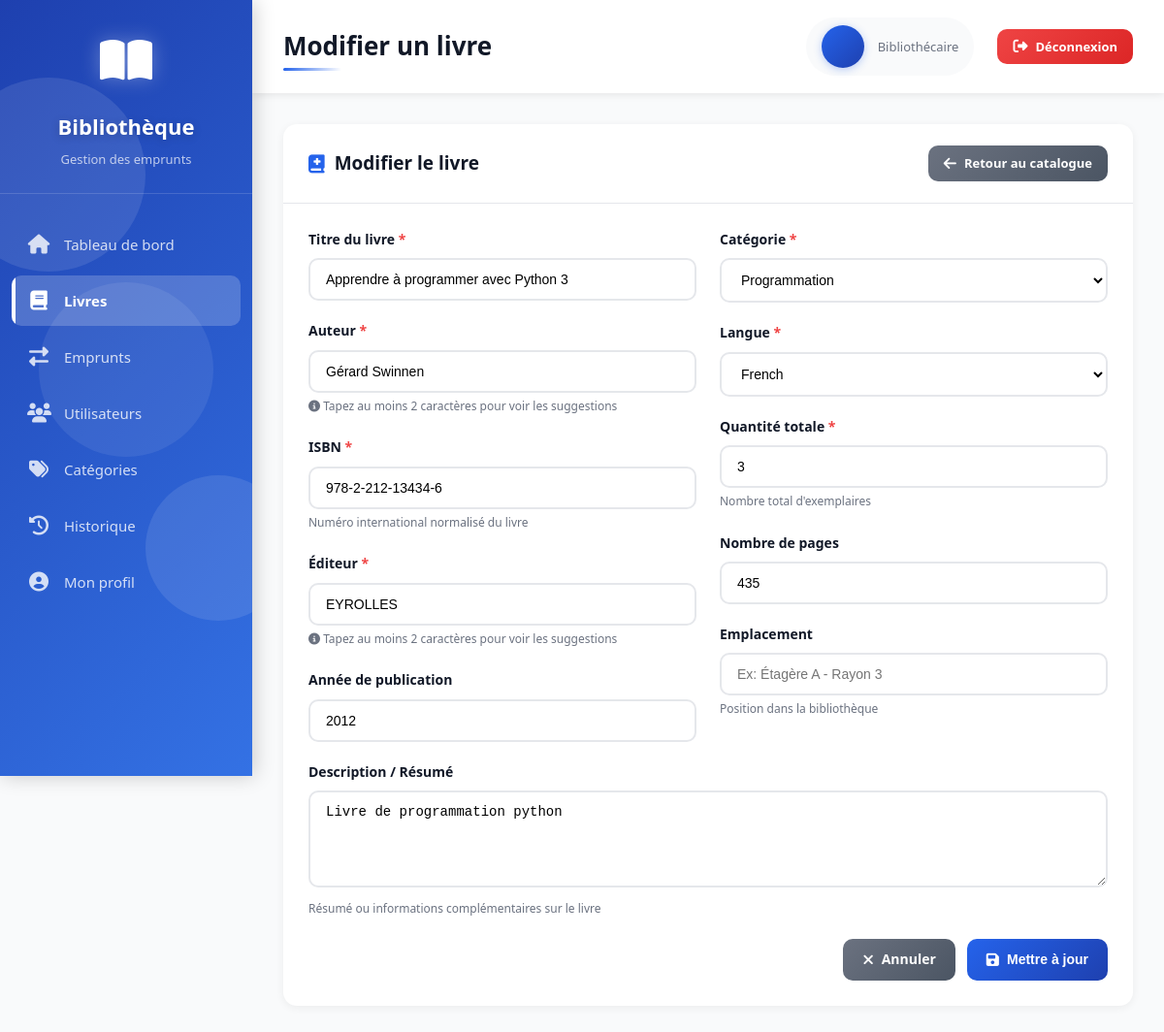
/books/edit/1/ (signed in), run on the app's committed database.
### books/models.py (models this page shows, shortened)
class Livre(models.Model):
    isbn = models.CharField(max_length=10, null=False)
    titre = models.CharField(max_length=100, null=False)
    langue = models.CharField(max_length=2, choices=LANGUAGES_CHOICES)
    quantite = models.SmallIntegerField(default=1)
    nbre_pages = models.SmallIntegerField()
    annee_publication = models.IntegerField(
        validators=[
            MinValueValidator(1400),          # éviter les années aberrantes
            MaxValueValidator(current_year)   # pas de date dans le futur
        ],
        null=True,
        blank=True
    )
    emplacement = models.CharField(max_length=200,null=True,blank=True)
    resume = models.TextField(null=True,blank=True)
    editeur = models.ForeignKey(Editeur,on_delete=models.CASCADE)
    auteur = models.ForeignKey(Auteur,on_delete=models.CASCADE)
    categorie = models.ForeignKey(Categorie,on_delete=models.CASCADE)

class Auteur(models.Model):
    nom_complet = models.CharField(max_length=150,null=False)
    dateNaiss = models.DateField(null=True, default=None)

class Editeur(models.Model):
    nom = models.CharField(max_length=200,null=False)

class Categorie(models.Model):
    nom = models.CharField(max_length=40,null=False)
    description = models.TextField()
    icone = models.CharField(max_length=50, choices=ICONE_CHOICES)
    couleur = models.CharField(max_length=10, null=False)
    slug_url = models.SlugField(max_length=100, blank=True, unique=True)
    is_active = models.BooleanField(default=True)

### app/views.py (the view, shortened to what this page needs)
# urls.py: path("books/edit/<int:pk>/", views.books_form, name="books_edit"),
@login_required(login_url='signin')
def books_form(request, pk=None):
    book = None
    if pk:
        book = get_object_or_404(Livre, pk=pk)
    categories_active = Categorie.objects.filter(is_active=True)
    return render(request, 'books_form.html', {
        'book': book,
        'categories': categories_active,
        'languages': LANGUAGES_CHOICES
    })

### templates/books_form.html (shortened to what this page needs)
{% extends 'base.html' %}
{% block page_title %}{% if book %}Modifier{% else %}Ajouter{% endif %} un livre{% endblock %}
{% block content %}
<div class="card">
    <div class="card-header">
        <h3>
            <i class="fas fa-book-{% if book %}medical{% else %}plus{% endif %}"></i>
            {% if book %}Modifier le livre{% else %}Nouveau livre{% endif %}
        </h3>
        <a href="{% url 'books_list' %}" class="btn btn-secondary btn-sm">
            <i class="fas fa-arrow-left"></i>
            Retour au catalogue
        </a>
    </div>
    <div class="card-body">
        <form method="post" id="bookForm">
            <div style="display: grid; grid-template-columns: 1fr 1fr; gap: 24px;">
                <div>
                    <div class="form-group">
                        <label for="title">
                            Titre du livre <span class="required">*</span>
                        </label>
                        <input
                            type="text"
                            id="title"
                            name="title"
                            value="{{ book.titre }}"
                            placeholder="Ex: Le Petit Prince"
                            required
                        >
                    </div>
                    <div class="form-group">
                        <label for="author">
                            Auteur <span class="required">*</span>
                        </label>
                        <div class="autocomplete-wrapper">
                            <input
                                type="text"
                                id="author"
                                name="author"
                                value="{{ book.auteur.nom_complet }}"
                                placeholder="Commencez à taper le nom de l'auteur..."
                                autocomplete="off"
                                required
                            >
                        </div>
                        <span class="form-help">
                            <i class="fas fa-info-circle"></i>
                            Tapez au moins 2 caractères pour voir les suggestions
                        </span>
                    </div>
                    <div class="form-group">
                        <label for="isbn">
                            ISBN <span class="required">*</span>
                        </label>
                        <input
                            type="text"
                            id="isbn"
                            name="isbn"
                            value="{{ book.isbn }}"
                            placeholder="Ex: 978-2-07-061275-8"
                            required
                        >
                        <span class="form-help">Numéro international normalisé du livre</span>
                    </div>
                    <div class="form-group">
                        <label for="publisher">
                            Éditeur <span class="required">*</span>
                        </label>
                        <div class="autocomplete-wrapper">
                            <input
                                type="text"
                                id="publisher"
                                name="publisher"
                                value="{{ book.editeur.nom }}"
                                placeholder="Commencez à taper le nom de l'éditeur..."
                                autocomplete="off"
                                required
                            >
                        </div>
                        <span class="form-help">
                            <i class="fas fa-info-circle"></i>
                            Tapez au moins 2 caractères pour voir les suggestions
                        </span>
                    </div>
                    <div class="form-group">
                        <label for="publication_year">
                            Année de publication
                        </label>
                        <input
                            type="number"
                            id="publication_year"
                            name="publication_year"
                            value="{{ book.annee_publication }}"
                            placeholder="Ex: 1943"
                            min="1800"
                            max="2025"
                        >
                    </div>
                </div>
                <div>
                    <div class="form-group">
                        <label for="category">
                            Catégorie <span class="required">*</span>
                        </label>
                        <select id="category" name="category" required>
                            {% for category in categories %}
                            <option value="{{category.id}}" {% if book.categorie.id == category.id %}selected{% endif %}>{{category.nom}}</option>
                            {% endfor %}
                        </select>
                    </div>
                    <div class="form-group">
                        <label for="language">
                            Langue <span class="required">*</span>
                        </label>
                        <select id="language" name="language" required>
                            {% for langue in languages %}
                            <option value="{{ langue.0 }}" {% if book.langue == langue.0 %}selected{% endif %}>
                                {{ langue.1 }}
                            </option>
                            {% endfor %}
                        </select>
                    </div>
                    <div class="form-group">
                        <label for="total_quantity">
                            Quantité totale <span class="required">*</span>
                        </label>
                        <input
                            type="number"
                            id="total_quantity"
                            name="total_quantity"
                            value="{{ book.quantite }}"
                            placeholder="Ex: 5"
                            min="1"
                            required
                        >
                        <span class="form-help">Nombre total d'exemplaires</span>
                    </div>
                    <div class="form-group">
                        <label for="pages">
                            Nombre de pages
                        </label>
                        <input
                            type="number"
                            id="pages"
                            name="pages"
                            value="{{ book.nbre_pages }}"
                            placeholder="Ex: 96"
                            min="1"
                        >
                    </div>
                    <div class="form-group">
                        <label for="location">
                            Emplacement
                        </label>
                        <input
                            type="text"
                            id="location"
                            name="location"
                            value="{{ book.emplacement }}"
                            placeholder="Ex: Étagère A - Rayon 3"
                        >
                        <span class="form-help">Position dans la bibliothèque</span>
                    </div>
                </div>
            </div>
            <div class="form-group">
                <label for="description">
                    Description / Résumé
                </label>
                <textarea
                    id="description"
                    name="description"
                    placeholder="Brève description du livre..."
                    rows="4"
                >{{ book.resume }}</textarea>
                <span class="form-help">Résumé ou informations complémentaires sur le livre</span>
            </div>
            <div class="btn-group" style="justify-content: flex-end;">
                <a href="{% url 'books_list' %}" class="btn btn-secondary">
                    <i class="fas fa-times"></i>
                    Annuler
                </a>
                <button type="submit" class="btn btn-primary">
                    <i class="fas fa-save"></i>
                    {% if book %}Mettre à jour{% else %}Enregistrer{% endif %}
                </button>
            </div>
        </form>
    </div>
</div>
{% endblock %}

### static/css/style.css (style rules this page uses)
:root { --primary-color: #2563eb; --primary-dark: #1e40af; --secondary-color: #10b981; --danger-color: #ef4444; --warning-color: #f59e0b; --dark-bg: #1f2937; --sidebar-bg: #111827; --text-dark: #111827; --text-light: #6b7280; --border-color: #e5e7eb; --success-color: #10b981; --info-color: #3b82f6; }
* { margin: 0; padding: 0; box-sizing: border-box; }
body { font-family: 'Segoe UI', Tahoma, Geneva, Verdana, sans-serif; background-color: #f9fafb; color: var(--text-dark); line-height: 1.6; }
.card { background: white; border-radius: 14px; box-shadow: 0 2px 8px rgba(0,0,0,0.06); margin-bottom: 24px; animation: slideUp 0.6s ease backwards; transition: all 0.3s ease; }
.card:nth-child(1) { animation-delay: 0.1s; }
.card-header { padding: 22px 26px; border-bottom: 1px solid var(--border-color); display: flex; justify-content: space-between; align-items: center; }
.card-header h3 { font-size: 19px; font-weight: 700; color: var(--text-dark); display: flex; align-items: center; gap: 10px; }
.card-header h3 i { color: var(--primary-color); }
.card-body { padding: 26px; }
.btn { display: inline-flex; align-items: center; gap: 8px; padding: 10px 20px; border: none; border-radius: 10px; font-size: 14px; font-weight: 600; cursor: pointer; text-decoration: none; transition: all 0.3s ease; position: relative; overflow: hidden; }
.btn::before { content: ''; position: absolute; top: 50%; left: 50%; width: 0; height: 0; border-radius: 50%; background: rgba(255, 255, 255, 0.3); transform: translate(-50%, -50%); transition: width 0.6s, height 0.6s; }
.btn i { font-size: 15px; }
.btn-primary { background: linear-gradient(135deg, var(--primary-color), var(--primary-dark)); color: white; }
.btn-secondary { background: linear-gradient(135deg, #6b7280, #4b5563); color: white; }
.btn-sm { padding: 8px 16px; font-size: 13px; }
.btn-group { display: flex; gap: 12px; flex-wrap: wrap; }
.form-group { margin-bottom: 20px; }
label { display: block; margin-bottom: 8px; font-weight: 600; font-size: 14px; color: var(--text-dark); }
.required { color: var(--danger-color); }
input[type="text"], input[type="email"], input[type="password"], input[type="date"], input[type="number"], select, textarea { width: 100%; padding: 12px 16px; border: 2px solid var(--border-color); border-radius: 10px; font-size: 14px; transition: all 0.3s ease; background: white; }
textarea { resize: vertical; min-height: 100px; }
.form-help { font-size: 12px; color: var(--text-light); margin-top: 6px; }

### templates/books_form.html (style rules this page uses)
.autocomplete-wrapper { position: relative; }

### data on the page
Livre: title "Apprendre à programmer avec Python 3", author "Gérard Swinnen", isbn "978-2-212-13434-6", publisher "EYROLLES", publication_year "2012", category "Programmation", language "French", total_quantity "3", pages "435", description "Livre de programmation python"

### other printed values
{{ user.role|default:"Bibliothécaire" }} "Bibliothécaire"
